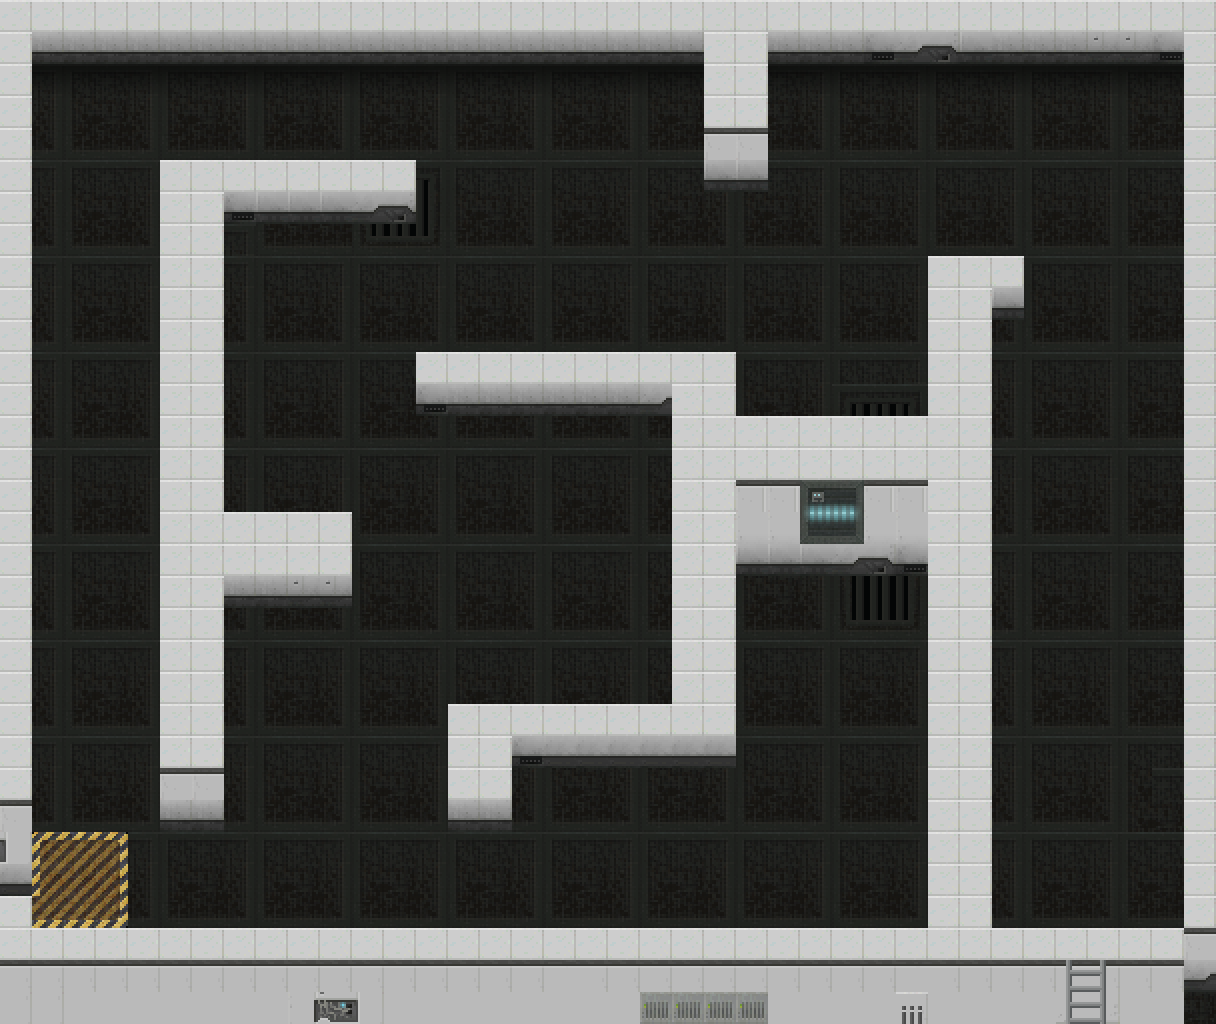

A 2D game scene composited from a Tiled map and its tileset images. What follows is a short description and the map's XML, with every tile layer's data as written:
An orthogonal 38x32 tile map with 32x32 px tiles, 1 tile layer (Tile Layer 1).

<map version="1.2" tiledversion="1.2.1" orientation="orthogonal" renderorder="right-down" width="38" height="32" tilewidth="32" tileheight="32" infinite="0" nextlayerid="3" nextobjectid="1">
 <tileset firstgid="1" name="scifi_platformTiles_32x32" tilewidth="32" tileheight="32" tilecount="805" columns="35">
  <image source="scifi_platformTiles_32x32.png" width="1120" height="736" />
  <tile id="105">
   <properties>
    <property name="blocked" value="" />
   </properties>
  </tile>
  <tile id="106">
   <properties>
    <property name="blocked" value="" />
   </properties>
  </tile>
  <tile id="178">
   <properties>
    <property name="blocked" value="" />
   </properties>
  </tile>
  <tile id="219">
   <properties>
    <property name="blocked" value="" />
   </properties>
  </tile>
  <tile id="251">
   <properties>
    <property name="blocked" value="" />
   </properties>
  </tile>
  <tile id="285">
   <properties>
    <property name="blocked" value="" />
   </properties>
  </tile>
  <tile id="391">
   <properties>
    <property name="blocked" value="" />
   </properties>
  </tile>
  <tile id="426">
   <properties>
    <property name="blocked" value="" />
   </properties>
  </tile>
 </tileset>
 <layer id="1" name="Tile Layer 1" width="38" height="32">
  <data encoding="csv">
220,220,220,220,220,220,220,220,220,220,220,220,220,220,220,220,220,220,220,220,220,220,220,220,220,220,220,220,220,220,220,220,220,220,220,220,220,220,
220,426,426,426,426,426,426,426,426,426,426,426,426,426,426,426,426,426,426,426,426,426,220,220,426,426,426,421,422,423,424,426,426,426,425,425,421,220,
220,566,564,565,566,564,565,566,564,565,566,564,565,566,564,565,566,564,565,566,564,565,220,220,565,566,564,565,566,564,565,566,564,565,566,564,565,220,
220,601,599,600,601,599,600,601,599,600,601,599,600,601,599,600,601,599,600,601,599,600,220,220,600,601,599,600,601,599,600,601,599,600,601,599,600,220,
220,636,634,635,636,634,635,636,634,635,636,634,635,636,634,635,636,634,635,636,634,635,252,252,635,636,634,635,636,634,635,636,634,635,636,634,635,220,
220,671,669,670,671,220,220,220,220,220,220,220,220,508,669,670,671,669,670,671,669,670,424,424,670,671,669,670,671,669,670,671,669,670,671,669,670,220,
220,706,704,705,706,220,220,421,424,424,424,422,423,543,704,705,706,704,705,706,704,705,706,704,705,706,704,705,706,704,705,706,704,705,706,704,705,220,
220,741,739,740,741,220,220,671,739,740,740,610,611,613,739,740,741,739,740,741,739,740,741,739,740,741,739,740,741,739,740,741,739,740,741,739,740,220,
220,671,669,670,671,220,220,671,669,670,671,669,670,671,669,670,671,669,670,671,669,670,671,669,670,671,669,670,671,220,220,220,669,670,671,669,670,220,
220,706,704,705,706,220,220,706,704,705,706,704,705,706,704,705,706,704,705,706,704,705,706,704,705,706,704,705,706,220,220,424,704,705,706,704,705,220,
220,741,739,740,741,220,220,741,739,740,741,739,740,741,739,740,741,739,740,741,739,740,741,739,740,741,739,740,741,220,220,741,739,740,741,739,740,220,
220,671,669,670,671,220,220,671,669,670,671,669,670,220,220,220,220,220,220,220,220,220,220,669,670,671,669,670,671,220,220,671,669,670,671,669,670,220,
220,706,704,705,706,220,220,706,704,705,706,704,705,421,426,426,426,426,426,426,422,220,220,704,705,706,505,507,508,220,220,706,704,705,706,704,705,220,
220,741,739,740,741,220,220,741,739,740,741,739,740,741,739,740,741,739,740,741,739,220,220,220,220,220,220,220,220,220,220,741,739,740,741,739,740,220,
220,671,669,670,671,220,220,671,669,670,671,669,670,671,669,670,671,669,670,671,669,220,220,220,220,220,220,220,220,220,220,671,669,670,671,669,670,220,
220,706,704,705,706,220,220,706,704,705,706,704,705,706,704,705,706,704,705,706,704,220,220,249,249,71,72,249,249,220,220,706,704,705,706,704,705,220,
220,741,739,740,741,220,220,220,220,220,220,739,740,741,739,740,741,739,740,741,739,220,220,392,392,106,107,392,392,220,220,741,739,740,741,739,740,220,
220,671,669,670,671,220,220,220,220,220,220,669,670,671,669,670,671,669,670,671,669,220,220,424,424,424,422,423,421,220,220,671,669,670,671,669,670,220,
220,706,704,705,706,220,220,426,426,425,425,704,705,706,704,705,706,704,705,706,704,220,220,704,705,706,575,576,578,220,220,706,704,705,706,704,705,220,
220,741,739,740,741,220,220,741,739,740,741,739,740,741,739,740,741,739,740,741,739,220,220,739,740,741,610,612,613,220,220,741,739,740,741,739,740,220,
220,671,669,670,671,220,220,671,669,670,671,669,670,671,669,670,671,669,670,671,669,220,220,669,670,671,669,670,671,220,220,671,669,670,671,669,670,220,
220,706,704,705,706,220,220,706,704,705,706,704,705,706,704,705,706,704,705,706,704,220,220,704,705,706,704,705,706,220,220,706,704,705,706,704,705,220,
220,741,739,740,741,220,220,741,739,740,741,739,740,741,220,220,220,220,220,220,220,220,220,739,740,741,739,740,741,220,220,741,739,740,741,742,743,220,
220,671,669,670,671,220,220,671,669,670,671,669,670,671,220,220,421,427,427,427,427,427,427,669,670,671,669,670,671,220,220,671,669,670,671,672,673,220,
220,706,704,705,706,252,252,706,704,705,706,704,705,706,220,220,706,704,705,706,704,705,706,704,705,706,704,705,706,220,220,706,704,705,706,707,673,220,
252,741,739,740,741,426,426,741,739,740,741,739,740,741,426,426,741,739,740,741,739,740,741,739,740,741,739,740,741,220,220,741,739,740,741,707,708,220,
286,299,300,301,671,669,670,671,669,670,671,669,670,671,669,670,671,669,670,671,669,670,671,669,670,671,669,670,671,220,220,671,669,670,671,669,670,220,
427,334,335,336,706,704,705,706,704,705,706,704,705,706,704,705,706,704,705,706,704,705,706,704,705,706,704,705,706,220,220,706,704,705,706,704,705,220,
220,370,370,371,741,739,740,741,739,740,741,739,740,741,739,740,741,739,740,741,739,740,741,739,740,741,739,740,741,220,220,741,739,740,741,739,740,220,
220,220,220,220,220,220,220,220,220,220,220,220,220,220,220,220,220,220,220,220,220,220,220,220,220,220,220,220,220,220,220,220,220,220,220,220,220,252,
248,248,248,248,248,248,248,248,248,248,248,248,248,248,248,248,248,250,248,248,248,248,248,248,248,248,248,248,247,248,248,248,248,253,254,248,248,422,
283,283,282,282,282,282,282,282,282,284,285,286,282,282,282,282,282,282,282,282,178,178,178,178,282,282,282,282,356,282,282,282,282,323,324,282,282,702
</data>
 </layer>
</map>
